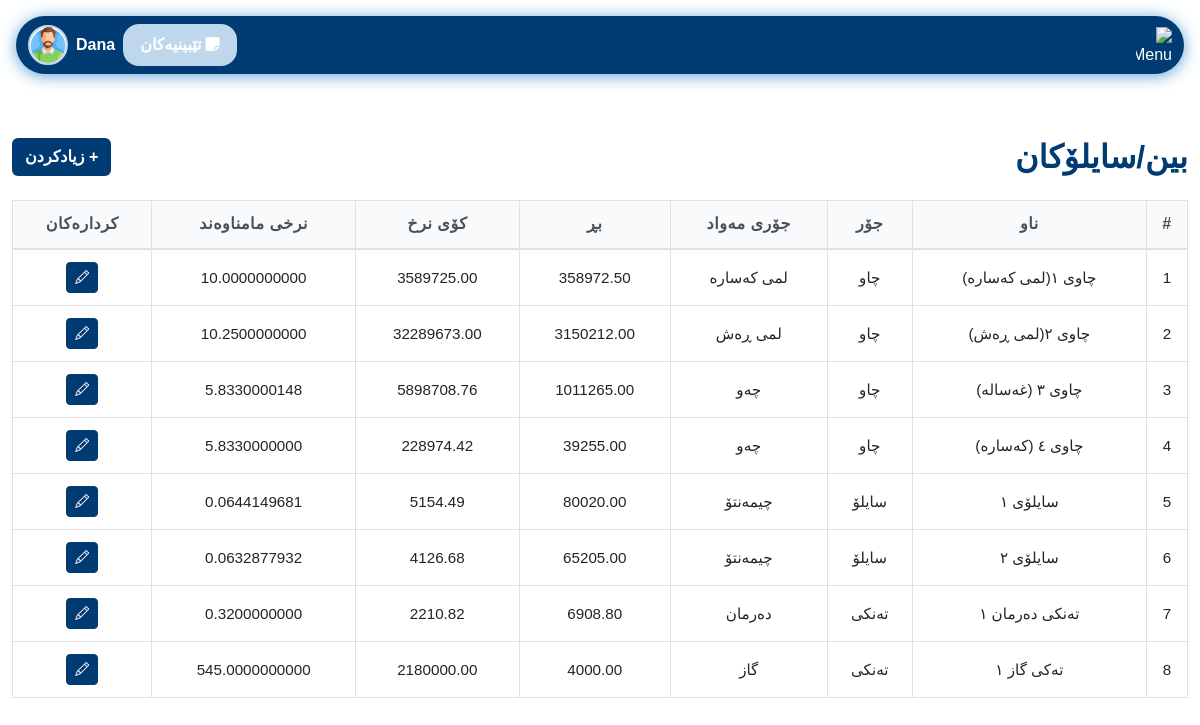
The app's page /pages/bins_silos.php (signed in), older data.
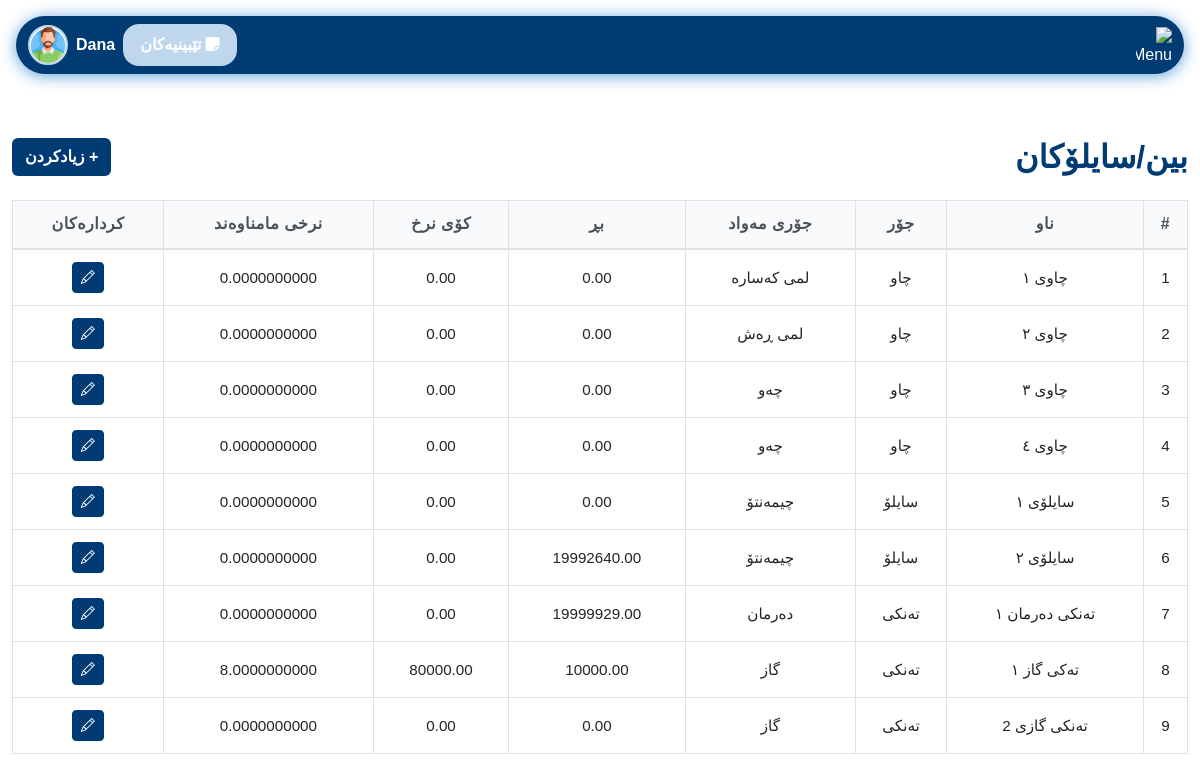
The same page, newer data.
### tables this page shows
CREATE TABLE `bins_silos` (
  `id` int(11) NOT NULL,
  `name` varchar(50) DEFAULT NULL,
  `type` enum('چاو','سایلۆ','تەنکی','عەمبار') DEFAULT NULL,
  `material_type` varchar(50) DEFAULT NULL,
  `amount` decimal(10,2) DEFAULT 0.00,
  `total_value` decimal(12,2) DEFAULT 0.00,
  `average_price` decimal(15,10) DEFAULT NULL
);

### config/permissions.php (called while the page is built, shortened)
<?php
function hasPermission($perm) {
    global $pdo;
    $role = $_SESSION['role'];
    if ($role === 'admin') return true;
    $stmt = $pdo->prepare('SELECT COUNT(*) FROM role_permissions rp JOIN permissions p ON rp.permission_id = p.id WHERE rp.role = ? AND p.name = ?');
    $stmt->execute([$role, $perm]);
    $result = $stmt->fetchColumn();
    return $result > 0;
}

### pages/bins_silos.php (the view, shortened to what this page needs)
<?php
require_once '../config/db_conected.php';
require_once '../config/permissions.php';
$bins = $pdo->query("SELECT * FROM bins_silos")->fetchAll(PDO::FETCH_ASSOC);
?>
<!DOCTYPE html>
<html lang="ku">
<head>
    <link href="https://cdn.jsdelivr.net/npm/bootstrap@5.3.0/dist/css/bootstrap.rtl.min.css" rel="stylesheet">
    <link href="../assets/css/login.css" rel="stylesheet">
    <link href="../assets/css/variables.css" rel="stylesheet">
    <link href="../assets/css/nav.css" rel="stylesheet">
    <link href="../assets/css/comon/table.css" rel="stylesheet">
    <link href="../assets/css/comon/style.css" rel="stylesheet">
    <link href="../assets/css/comon/select2_design.css" rel="stylesheet">
    <link rel="stylesheet" href="https://cdn.jsdelivr.net/npm/select2-bootstrap-5-theme@1.3.0/dist/select2-bootstrap-5-theme.rtl.min.css" />
    <link rel="stylesheet" href="https://cdnjs.cloudflare.com/ajax/libs/font-awesome/6.4.2/css/all.min.css">
</head>
<body dir="rtl">
<?php include '../includes/navbar.php'; ?>
<div class="container-fluid py-5">
    <div class="d-flex justify-content-between align-items-center mb-4">
        <h2 class="mb-0" style="color: var(--seafoam-green); font-weight: bold;">بین/سایلۆکان</h2>
        <?php if (hasPermission('add_material')): ?>
        <button class="btn" data-bs-toggle="modal" data-bs-target="#addBinModal" style="background: var(--seafoam-green); color:white; font-weight: bold;">+ زیادکردن</button>
        <?php endif; ?>
    </div>
    <div class="table-responsive">
        <table class="table table-bordered table-hover align-middle text-center" id="binsTable">
            <thead style="background: var(--kelly-green); color: var(--seafoam-green);">
                <tr>
                    <th>#</th>
                    <th>ناو</th>
                    <th>جۆر</th>
                    <th>جۆری مەواد</th>
                    <th>بڕ</th>
                    <th>کۆی نرخ</th>
                    <th>نرخی مامناوەند</th>
                    <th>کردارەکان</th>
                </tr>
            </thead>
            <tbody>
                <?php if (count($bins) === 0): ?>
                <tr>
                    <td colspan="8">هیچ داتایەک نییە</td>
                </tr>
                <?php else: ?>
                    <?php foreach ($bins as $i => $bin): ?>
                    <tr>
                        <td><?= $i+1 ?></td>
                        <td><?= htmlspecialchars($bin['name']) ?></td>
                        <td><?= htmlspecialchars($bin['type']) ?></td>
                        <td><?= htmlspecialchars($bin['material_type']) ?></td>
                        <td><?= htmlspecialchars($bin['amount']) ?></td>
                        <td><?= htmlspecialchars($bin['total_value']) ?></td>
                        <td><?= htmlspecialchars($bin['average_price']) ?></td>
                        <td>
                            <?php if (hasPermission('edit_material')): ?>
                            <button class="btn btn-sm btn-primary edit-btn" data-id="<?= $bin['id'] ?>" data-name="<?= htmlspecialchars($bin['name']) ?>" data-type="<?= htmlspecialchars($bin['type']) ?>" data-material_type="<?= htmlspecialchars($bin['material_type']) ?>" data-amount="<?= htmlspecialchars($bin['amount']) ?>" data-total_value="<?= htmlspecialchars($bin['total_value']) ?>" data-average_price="<?= htmlspecialchars($bin['average_price']) ?>" aria-label="نوێکردنەوە"><i class="bi bi-pencil"></i></button>
                            <?php endif; ?>
                        </td>
                    </tr>
                    <?php endforeach; ?>
                <?php endif; ?>
            </tbody>
        </table>
    </div>
</div>
</body>
</html>

### includes/navbar.php (shortened to what this page needs)
<?php require_once '../config/permissions.php'; ?>
<link href="../assets/css/variables.css" rel="stylesheet">
<link rel="stylesheet" href="https://cdn.jsdelivr.net/npm/bootstrap-icons@1.13.1/font/bootstrap-icons.min.css">
<link rel="stylesheet" href="https://cdnjs.cloudflare.com/ajax/libs/font-awesome/6.4.2/css/all.min.css">
<link href="../assets/css/nav.css" rel="stylesheet">
<link href="../assets/css/sidebar.css" rel="stylesheet">
<nav class="navbar navbar-expand-lg sticky-top" style="background: var(--seafoam-green); border-radius: 2rem; box-shadow: 0 2px 16px 0 var(--spearmint, #94c973); margin: 1rem;">
  <div class="container-fluid d-flex align-items-center justify-content-between">
    <div class="d-flex align-items-center gap-3">
      <img src="../assets/images/menu.svg" alt="Menu" style="height: 36px; width: 36px; color: white;" />
    </div>
    <div class="flex-grow-1 d-flex justify-content-end align-items-center gap-2 position-relative" id="userDropdownContainer">
      <?php if (hasPermission('view_notes')): ?>
        <a href="../pages/notes.php" class="btn position-relative" style="background: var(--kelly-green); color:white; font-weight: bold; border-radius: 1rem; padding: 0.5rem 1rem;">
          <i class="fas fa-sticky-note me-1"></i>تێبینیەکان
        </a>
      <?php endif; ?>
      <span style="color: #fff; font-weight: bold; font-size: 1rem; cursor: pointer;" id="userDropdownToggle">
            <?php echo $_SESSION['username'] ?? 'User'; ?>
          </span>
      <img src="../assets/images/user.png" alt="User" style="width: 40px; height: 40px; border-radius: 50%; object-fit: cover; background: #fff; border: 2px solid var(--kelly-green); cursor: pointer;" id="userDropdownImg" />
    </div>
  </div>
</nav>

### assets/css/login.css (style rules this page uses)
body, input, button, label, h1, h2, h3, h4, h5, h6 { font-family: 'Rabar_021', sans-serif !important; }

### assets/css/variables.css (style rules this page uses)
:root { --lime-green: #0074b7; --kelly-green: #bfd7ed; --seafoam-green: #003b73; --spearmint: #60a3d9; }
.btn-primary { background-color: var(--seafoam-green) !important; border-color: var(--seafoam-green) !important; }

### assets/css/comon/table.css (style rules this page uses)
:root { --primary-blue: #3b82f6; --secondary-purple: #8b5cf6; --accent-orange: #f59e0b; --neutral-gray: #6b7280; --light-gray: #f8fafc; --ultra-light-gray: #f1f5f9; --white: #ffffff; --dark-text: #1e293b; --light-text: #64748b; --border-color: #e2e8f0; --shadow-light: rgba(15, 23, 42, 0.08); --shadow-medium: rgba(15, 23, 42, 0.12); --shadow-dark: rgba(15, 23, 42, 0.20); --border-radius: 12px; --border-radius-sm: 8px; --transition: all 0.2s cubic-bezier(0.4, 0, 0.2, 1); }
.table { width: 100%; border-collapse: collapse; font-family: 'Rabar_021', sans-serif; font-size: 0.95rem; line-height: 1.4; background: var(--white); }
.table thead { background: var(--light-gray); position: sticky; top: 0; z-index: 10; }
.table thead th { background-color: var(--light-gray); border-bottom: 2px solid #dee2e6; font-weight: 600; color: #495057; padding: 12px 8px; text-align: center; vertical-align: middle; font-size: 1rem; letter-spacing: 0.5px; position: relative; }
.table tbody tr { transition: var(--transition); border-bottom: 1px solid #dee2e6; }
.table tbody td { padding: 12px 8px; vertical-align: middle; border-bottom: 1px solid #dee2e6; }
.table td, .table th { padding: 12px 8px; text-align: center; vertical-align: middle; word-wrap: break-word; white-space: nowrap; overflow: hidden; text-overflow: ellipsis; }
.table-responsive { overflow-x: auto; -webkit-overflow-scrolling: touch; scrollbar-width: thin; scrollbar-color: var(--primary-green) var(--ultra-light-green); }

### assets/css/comon/style.css (style rules this page uses)
html { scrollbar-color: #003b73 #f1f1f1; scrollbar-width: thin; }

Row changes from the older to the newer data that the page shows:
changed bins_silos "لمی کەسارە": name "چاوی ١(لمی کەسارە)" → "چاوی ١"; amount "358972.50" → "0.00"; total_value "3589725.00" → "0.00"; average_price "10.0000000000" → "0.0000000000"
changed bins_silos "لمی ڕەش": name "چاوی ٢(لمی ڕەش)" → "چاوی ٢"; amount "3150212.00" → "0.00"; total_value "32289673.00" → "0.00"; average_price "10.2500000000" → "0.0000000000"
changed bins_silos: name "چاوی ٣ (غەسالە)" → "چاوی ٣"; amount "1011265.00" → "0.00"; total_value "5898708.76" → "0.00"; average_price "5.8330000148" → "0.0000000000"
changed bins_silos: name "چاوی ٤ (کەسارە)" → "چاوی ٤"; amount "39255.00" → "0.00"; total_value "228974.42" → "0.00"; average_price "5.8330000000" → "0.0000000000"
changed bins_silos "سایلۆی ١": amount "80020.00" → "0.00"; total_value "5154.49" → "0.00"; average_price "0.0644149681" → "0.0000000000"
changed bins_silos "سایلۆی ٢": amount "65205.00" → "19992640.00"; total_value "4126.68" → "0.00"; average_price "0.0632877932" → "0.0000000000"
changed bins_silos "تەنکی دەرمان ١": amount "6908.80" → "19999929.00"; total_value "2210.82" → "0.00"; average_price "0.3200000000" → "0.0000000000"
changed bins_silos "تەکی گاز ١": amount "4000.00" → "10000.00"; total_value "2180000.00" → "80000.00"; average_price "545.0000000000" → "8.0000000000"
added bins_silos: name "تەنکی گازی 2", type "تەنکی", material_type "گاز", amount "0.00", total_value "0.00", average_price "0.0000000000"
